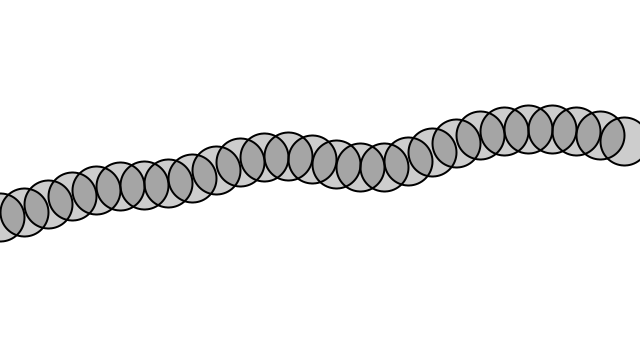
Frame 1 (no input)
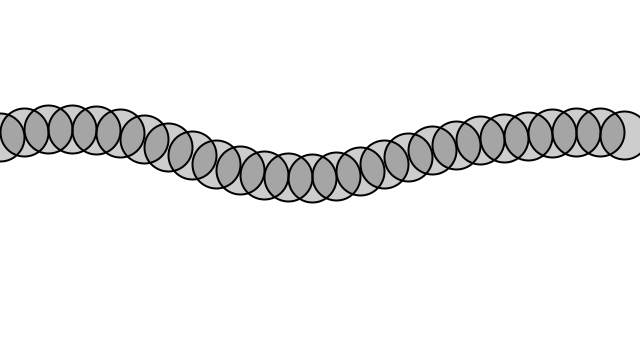
Frame 60 (the mouse pressed at the canvas centre just before this capture)
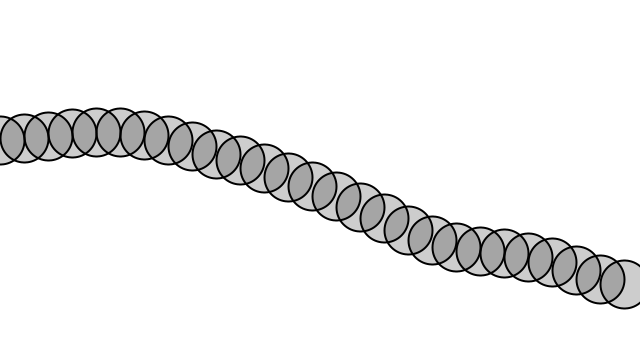
Frame 120 (the mouse held since frame 60 and released just before this capture)

The Processing sketch that drew these frames (run headless with seeded random() and noise(); from frame 60 on, the mouse is pressed at the canvas centre):

// Processing sketch: n3_9_PerlinWave
// ── n3_9_PerlinWave.pde
/* Rilla's solution for exercise 3.9 in Daniel Shiffman's The Nature of Code 
Exercise 3.9
Try using the Perlin noise function instead of sine or cosine with the above example. */


float startT = 0.01;

void setup() {
  size(640, 360);
}

void draw() {
  background(255);

  // as with angles + example 3.9, we need a separate variable to track startT
  // we increment it once at the start of each draw loop
  startT += 0.01;
  
  // then use it to intialise a different variable for t
  float t = startT;

  for (int x = 0; x <= width; x += 24) {
    
    // using noise on t and the map function, generate a vertical position: y
    float y = map(noise(t), 0, 1, 0, height);
    
    // draw an ellipse there
    stroke(0);
    fill(0, 50);
    strokeWeight(2);
    ellipse(x, y, 48, 48);
    
    // each loop iteration, update t by 0.03
    t += 0.03;
  }
}
